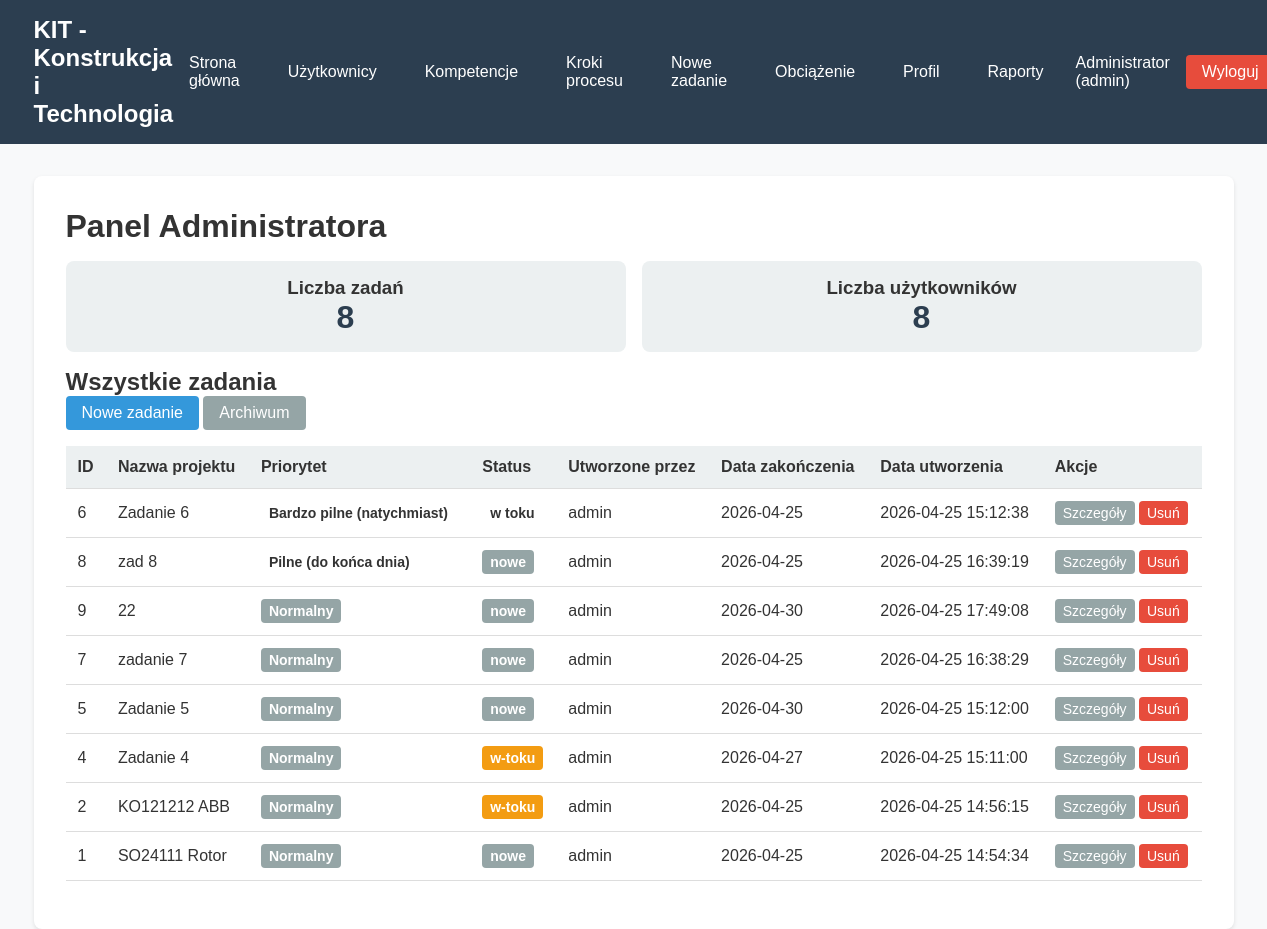
The page / (signed in) on the database its author committed.
### tables this page shows
CREATE TABLE users (
            id INTEGER PRIMARY KEY AUTOINCREMENT,
            username TEXT UNIQUE NOT NULL,
            password_hash TEXT NOT NULL,
            role TEXT NOT NULL DEFAULT 'user',
            full_name TEXT,
            created_at TIMESTAMP DEFAULT CURRENT_TIMESTAMP
        );

CREATE TABLE tasks (
            id INTEGER PRIMARY KEY AUTOINCREMENT,
            project_name TEXT NOT NULL,
            description TEXT,
            status TEXT DEFAULT 'nowe',
            priority TEXT DEFAULT 'normal',
            due_date TIMESTAMP,
            admin_id INTEGER,
            created_at TIMESTAMP DEFAULT CURRENT_TIMESTAMP,
            archived INTEGER DEFAULT 0,
            FOREIGN KEY (admin_id) REFERENCES users(id)
        );

### app.py (the view, shortened to what this page needs)
@app.route('/')
@login_required
def index():
    db = get_db()
    user_role = session.get('role')
    if user_role == 'admin':
        tasks = db.execute('''
            SELECT t.*, u.username as admin_name,
                   (SELECT COUNT(*) FROM process_steps WHERE task_id = t.id) as total_steps,
                   (SELECT COUNT(*) FROM process_steps WHERE task_id = t.id AND status = 'zakończone') as completed_steps
            FROM tasks t
            LEFT JOIN users u ON t.admin_id = u.id
            WHERE (t.archived = 0 OR t.archived IS NULL)
            ORDER BY
                CASE t.priority
                    WHEN 'bardzo pilne (natychmiast)' THEN 1
                    WHEN 'pilne (do końca dnia)' THEN 2
                    ELSE 3
                END,
                t.created_at DESC
        ''').fetchall()
        users = db.execute('SELECT * FROM users ORDER BY username').fetchall()
        return render_template('admin_dashboard.html', tasks=tasks, users=users)

### app.py (called while the page is built)
def get_db():
    db = getattr(g, '_database', None)
    if db is None:
        db = g._database = sqlite3.connect(DATABASE)
        db.row_factory = sqlite3.Row
    return db

@app.teardown_appcontext
def close_connection(exception):
    db = getattr(g, '_database', None)
    if db is not None:
        db.close()

def login_required(f):
    @wraps(f)
    def decorated_function(*args, **kwargs):
        if 'user_id' not in session:
            return redirect(url_for('login'))
        return f(*args, **kwargs)
    return decorated_function

### templates/admin_dashboard.html (shortened to what this page needs)
{% extends "base.html" %}
{% block content %}
<h1>Panel Administratora</h1>
<div class="dashboard-stats">
    <div class="stat-card">
        <h3>Liczba zadań</h3>
        <p class="stat-number">{{ tasks|length }}</p>
    </div>
    <div class="stat-card">
        <h3>Liczba użytkowników</h3>
        <p class="stat-number">{{ users|length }}</p>
    </div>
</div>
<h2>Wszystkie zadania</h2>
<a href="{{ url_for('new_task') }}" class="btn btn-primary">Nowe zadanie</a>
<a href="{{ url_for('archive') }}" class="btn btn-secondary">Archiwum</a>
<table class="table">
    <thead>
        <tr>
            <th>ID</th>
            <th>Nazwa projektu</th>
            <th>Priorytet</th>
            <th>Status</th>
            <th>Utworzone przez</th>
            <th>Data zakończenia</th>
            <th>Data utworzenia</th>
            <th>Akcje</th>
        </tr>
    </thead>
    <tbody>
        {% for task in tasks %}
        <tr>
            <td>{{ task.id }}</td>
            <td>{{ task.project_name }}</td>
            <td>
                <span class="priority-badge priority-{{ (task.priority or 'normal').replace(' ', '-') }}">
                    {% if task.priority == 'bardzo pilne (natychmiast)' %}
                        Bardzo pilne (natychmiast)
                    {% elif task.priority == 'pilne (do końca dnia)' %}
                        Pilne (do końca dnia)
                    {% else %}
                        Normalny
                    {% endif %}
                </span>
            </td>
            <td><span class="status-badge status-{{ task.status }}">{{ task.status }}</span></td>
            <td>{{ task.admin_name }}</td>
            <td>{{ task.due_date or '-' }}</td>
            <td>{{ task.created_at }}</td>
            <td>
                <a href="{{ url_for('view_task', task_id=task.id) }}" class="btn btn-small">Szczegóły</a>
                <form method="post" action="{{ url_for('delete_task', task_id=task.id) }}" style="display: inline;" onsubmit="return confirm('Czy na pewno chcesz USUNĄĆ to zadanie? Ta operacja jest nieodwracalna!');">
                    <button type="submit" class="btn btn-small btn-danger">Usuń</button>
                </form>
            </td>
        </tr>
        {% else %}
        <tr>
            <td colspan="8">Brak zadań</td>
        </tr>
        {% endfor %}
    </tbody>
</table>
{% endblock %}

### templates/base.html (shortened to what this page needs)
<!DOCTYPE html>
<html lang="pl">
<head>
    <link rel="stylesheet" href="{{ url_for('static', filename='css/style.css') }}">
</head>
<body>
    <nav>
        <div class="nav-container">
            <div class="nav-brand">KIT - Konstrukcja i Technologia</div>
            {% if session.user_id %}
            <div class="nav-menu">
                <a href="{{ url_for('index') }}" class="nav-link">Strona główna</a>
                {% if session.role == 'admin' %}
                  <a href="{{ url_for('manage_users') }}" class="nav-link">Użytkownicy</a>
                  <a href="{{ url_for('manage_skills') }}" class="nav-link">Kompetencje</a>
                  <a href="{{ url_for('manage_steps') }}" class="nav-link">Kroki procesu</a>
                  <a href="{{ url_for('new_task') }}" class="nav-link">Nowe zadanie</a>
                  {% endif %}
                  <a href="{{ url_for('workload') }}" class="nav-link">Obciążenie</a>
                  <a href="{{ url_for('profile') }}" class="nav-link">Profil</a>
                  <a href="{{ url_for('reports') }}" class="nav-link">Raporty</a>
                <div class="nav-user">
                    <span>{{ session.full_name or session.username }} ({{ session.role }})</span>
                    <a href="{{ url_for('logout') }}" class="nav-link logout">Wyloguj</a>
                </div>
            </div>
            {% endif %}
        </div>
    </nav>
    <main class="container">
        {% block content %}{% endblock %}
    </main>
</body>
</html>

### static/css/style.css (style rules this page uses)
* { margin: 0; padding: 0; box-sizing: border-box; }
body { font-family: Arial, sans-serif; background: #f8f9fa; color: #333; }
nav { background: #2c3e50; color: white; padding: 1rem; margin-bottom: 2rem; }
.nav-container { display: flex; justify-content: space-between; align-items: center; max-width: 1200px; margin: 0 auto; }
.nav-brand { font-size: 1.5rem; font-weight: bold; }
.nav-menu { display: flex; gap: 1rem; align-items: center; }
.nav-link { color: white; text-decoration: none; padding: 0.5rem 1rem; }
.nav-user { display: flex; gap: 1rem; align-items: center; }
.logout { background: #e74c3c; border-radius: 4px; }
.container { max-width: 1200px; margin: 0 auto; padding: 0 1rem; background: white; padding: 2rem; border-radius: 8px; box-shadow: 0 2px 4px rgba(0,0,0,0.1); }
.btn { padding: 0.5rem 1rem; border: none; border-radius: 4px; cursor: pointer; text-decoration: none; display: inline-block; background: #95a5a6; color: white; }
.btn-primary { background: #3498db; color: white; }
.btn-danger { background: #e74c3c; color: white; }
.btn-small { padding: 0.25rem 0.5rem; font-size: 0.875rem; }
.table { width: 100%; border-collapse: collapse; margin: 1rem 0; }
.table th, .table td { padding: 0.75rem; text-align: left; border-bottom: 1px solid #ddd; }
.table th { background: #ecf0f1; font-weight: bold; }
.status-badge { padding: 0.25rem 0.5rem; border-radius: 4px; font-size: 0.875rem; font-weight: bold; }
.status-nowe { background-color: #95a5a6; color: white; }
.status-w-toku { background-color: #f39c12; color: white; }
.priority-badge { padding: 0.25rem 0.5rem; border-radius: 4px; font-size: 0.875rem; font-weight: bold; }
.priority-normal { background: #95a5a6; color: white; }
.dashboard-stats { display: grid; grid-template-columns: repeat(auto-fit, minmax(200px, 1fr)); gap: 1rem; margin: 1rem 0; }
.stat-card { background: #ecf0f1; padding: 1rem; border-radius: 8px; text-align: center; }
.stat-number { font-size: 2rem; font-weight: bold; color: #2c3e50; }

### rows shown on the page
users: full_name "Administrator"
tasks: id "6", project_name "Zadanie 6", shows "Bardzo pilne (natychmiast)", status "w toku", admin_name "admin", due_date "2026-04-25", created_at "2026-04-25 15:12:38"
tasks: id "8", project_name "zad 8", shows "Pilne (do końca dnia)", status "nowe", admin_name "admin", due_date "2026-04-25", created_at "2026-04-25 16:39:19"
tasks: id "9", project_name "22", priority "Normalny", status "nowe", admin_name "admin", due_date "2026-04-30", created_at "2026-04-25 17:49:08"
tasks: id "7", project_name "zadanie 7", priority "Normalny", status "nowe", admin_name "admin", due_date "2026-04-25", created_at "2026-04-25 16:38:29"
tasks: id "5", project_name "Zadanie 5", priority "Normalny", status "nowe", admin_name "admin", due_date "2026-04-30", created_at "2026-04-25 15:12:00"
tasks: id "4", project_name "Zadanie 4", priority "Normalny", status "w-toku", admin_name "admin", due_date "2026-04-27", created_at "2026-04-25 15:11:00"
tasks: id "2", project_name "KO121212 ABB", priority "Normalny", status "w-toku", admin_name "admin", due_date "2026-04-25", created_at "2026-04-25 14:56:15"
tasks: id "1", project_name "SO24111 Rotor", priority "Normalny", status "nowe", admin_name "admin", due_date "2026-04-25", created_at "2026-04-25 14:54:34"

### other values the page prints
{{ session.role }} "admin"
{{ tasks|length }} "8"
{{ users|length }} "8"
